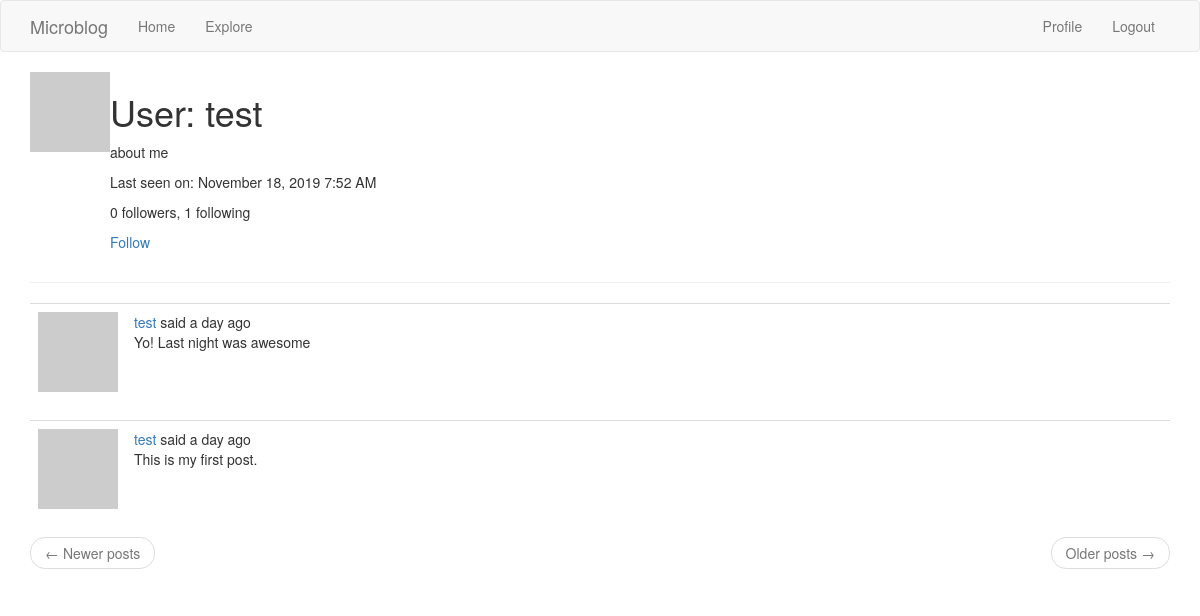
The page /profile/test (signed in) on the database its author committed.
### app/models.py (models this page shows, shortened)
class User(UserMixin, db.Model):
    id = db.Column(db.Integer, primary_key=True)
    username = db.Column(db.String(64), index=True, unique=True)
    email = db.Column(db.String(120), index=True, unique=True)
    password_hash = db.Column(db.String(128))
    about_me = db.Column(db.String(100))
    last_seen = db.Column(db.DateTime, default=datetime.utcnow)
    posts = db.relationship('Post', backref='author', lazy='dynamic')
    followed = db.relationship('User', secondary=followers,
                               primaryjoin=(followers.c.follower_id == id),
                               secondaryjoin=(followers.c.followed_id == id),
                               backref=db.backref('followers', lazy='dynamic'), lazy='dynamic')
    def get_avatar(self, size):
        digest = md5(self.email.lower().encode('utf-8')).hexdigest()
        return 'https://www.gravatar.com/avatar/{}?d=identicon&s={}'.format(digest, size)
    def is_following(self, user):
        return self.followed.filter(followers.c.followed_id == user.id).count() > 0

class Post(db.Model):
    id = db.Column(db.Integer, primary_key=True)
    body = db.Column(db.String(200))
    timestamp = db.Column(db.DateTime, index=True, default=datetime.utcnow)
    user_id = db.Column(db.Integer, db.ForeignKey('user.id'))

### app/routes.py (the view)
@flask_app.route('/profile/<username>')
@login_required
def profile(username):
    user = User.query.filter_by(username=username).first_or_404()
    page = request.args.get('page', 1, type=int)
    posts = user.posts.order_by(Post.timestamp.desc()).paginate(page, flask_app.config['POSTS_PER_PAGE'], False)
    next_url = url_for('profile', username=user.username, page=posts.next_num) if posts.has_next else None
    prev_url = url_for('profile', username=user.username, page=posts.prev_num) if posts.has_prev else None
    return render_template('profile.html', title='Profile', user=user,
                           posts=posts.items, next_url=next_url, prev_url=prev_url)

### app/models.py (called while the page is built)
@login.user_loader
def load_user(user_id):
    return User.query.get(int(user_id))

### app/routes.py (called while the page is built)
@flask_app.before_request
def before_request():
    g.locale = str(get_locale())
    if current_user.is_authenticated:
        current_user.last_seen = datetime.utcnow()
        db.session.commit()

### app/templates/profile.html (shortened to what this page needs)
<!DOCTYPE html>
<html lang="en">
<head>
</head>
<body>
    {% extends "base.html" %}
    {% block app_content %}
        <table>
            <tr valign="top">
                <td><img src="{{ user.get_avatar(128) }}"></td>
                <td>
                    <h1>{{ _('User') }}: {{ user.username }}</h1>
                    {% if user.about_me %}<p>{{ user.about_me }}</p>{% endif %}
                    {% if user.last_seen %}
                        <p>{{ _('Last seen on') }}: {{ moment(user.last_seen).format('LLL') }}</p>
                    {% endif %}
                    <p>
                        {{ _('%(count)d followers', count=user.followers.count()) }},
                        {{ _('%(count)d following', count=user.followed.count()) }}
                    </p>
                    {% if user == current_user %}
                        <p><a href="{{ url_for('edit_profile') }}">{{ _('Edit your profile') }}</a></p>
                    {% elif not current_user.is_following(user) %}
                        <p><a href="{{ url_for('follow', username=user.username) }}">{{ _('Follow') }}</a></p>
                    {% else %}
                        <p><a href="{{ url_for('unfollow', username=user.username) }}">{{ _('Unfollow') }}</a></p>
                    {% endif %}
                </td>
            </tr>
        </table>
        <hr>
        {% for post in posts %}
            {% include '_post.html' %}
        {% endfor %}
        <nav aria-label="...">
            <ul class="pager">
                <li class="previous{% if not prev_url %} disabled{% endif %}">
                    <a href="{{ prev_url or '#' }}">
                        <span aria-hidden="true">&larr;</span> {{ _('Newer posts') }}
                    </a>
                </li>
                <li class="next{% if not next_url %} disabled{% endif %}">
                    <a href="{{ next_url or '#' }}">
                        {{ _('Older posts') }} <span aria-hidden="true">&rarr;</span>
                    </a>
                </li>
            </ul>
        </nav>
    {% endblock %}

### app/templates/_post.html (shortened to what this page needs)
<table class="table table-hover">
    <tr>
        <td width="70px">
            <a href="{{ url_for('profile', username=post.author.username) }}">
                <img src="{{ post.author.get_avatar(70) }}" />
            </a>
        </td>
        <td>
            {{ _('%(username)s said %(when)s', username=user_link, when=moment(post.timestamp).fromNow()) }}
            <br>
            {{ post.body }}
        </td>
    </tr>
</table>

### rows shown on the page
User: username "test", about_me "about me", last_seen "November 18, 2019 7:52 AM"
Post: body "Yo! Last night was awesome"
Post: body "This is my first post."
